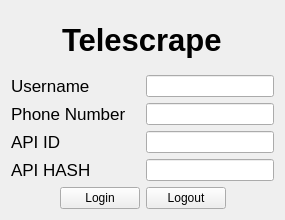
<?xml version="1.0" encoding="UTF-8"?>
<ui version="4.0">
 <class>CentralWidget</class>
 <widget class="QWidget" name="CentralWidget">
  <property name="geometry">
   <rect>
    <x>0</x>
    <y>0</y>
    <width>285</width>
    <height>220</height>
   </rect>
  </property>
  <property name="windowTitle">
   <string>Form</string>
  </property>
  <layout class="QVBoxLayout" name="verticalLayout_2">
   <item>
    <layout class="QVBoxLayout" name="verticalLayout_3">
     <item alignment="Qt::AlignHCenter">
      <widget class="QLabel" name="label_5">
       <property name="font">
        <font>
         <pointsize>23</pointsize>
         <bold>true</bold>
        </font>
       </property>
       <property name="text">
        <string>Telescrape</string>
       </property>
      </widget>
     </item>
    </layout>
   </item>
   <item>
    <layout class="QVBoxLayout" name="verticalLayout">
     <item>
      <layout class="QHBoxLayout" name="horizontalLayout">
       <item>
        <widget class="QLabel" name="label">
         <property name="sizePolicy">
          <sizepolicy hsizetype="Expanding" vsizetype="Preferred">
           <horstretch>0</horstretch>
           <verstretch>0</verstretch>
          </sizepolicy>
         </property>
         <property name="font">
          <font>
           <pointsize>13</pointsize>
          </font>
         </property>
         <property name="text">
          <string>Username</string>
         </property>
        </widget>
       </item>
       <item>
        <widget class="QLineEdit" name="line_edit_username"/>
       </item>
      </layout>
     </item>
     <item>
      <layout class="QHBoxLayout" name="horizontalLayout_2">
       <item>
        <widget class="QLabel" name="label_2">
         <property name="sizePolicy">
          <sizepolicy hsizetype="Expanding" vsizetype="Preferred">
           <horstretch>0</horstretch>
           <verstretch>0</verstretch>
          </sizepolicy>
         </property>
         <property name="font">
          <font>
           <pointsize>13</pointsize>
          </font>
         </property>
         <property name="text">
          <string>Phone Number</string>
         </property>
        </widget>
       </item>
       <item>
        <widget class="QLineEdit" name="line_edit_phone_number"/>
       </item>
      </layout>
     </item>
     <item>
      <layout class="QHBoxLayout" name="horizontalLayout_3">
       <item>
        <widget class="QLabel" name="label_3">
         <property name="sizePolicy">
          <sizepolicy hsizetype="Expanding" vsizetype="Preferred">
           <horstretch>0</horstretch>
           <verstretch>0</verstretch>
          </sizepolicy>
         </property>
         <property name="font">
          <font>
           <pointsize>13</pointsize>
          </font>
         </property>
         <property name="text">
          <string>API ID</string>
         </property>
        </widget>
       </item>
       <item>
        <widget class="QLineEdit" name="line_edit_api_id"/>
       </item>
      </layout>
     </item>
     <item>
      <layout class="QHBoxLayout" name="horizontalLayout_4">
       <item>
        <widget class="QLabel" name="label_4">
         <property name="sizePolicy">
          <sizepolicy hsizetype="Expanding" vsizetype="Preferred">
           <horstretch>0</horstretch>
           <verstretch>0</verstretch>
          </sizepolicy>
         </property>
         <property name="font">
          <font>
           <pointsize>13</pointsize>
          </font>
         </property>
         <property name="text">
          <string>API HASH</string>
         </property>
        </widget>
       </item>
       <item>
        <widget class="QLineEdit" name="line_edit_api_hash"/>
       </item>
      </layout>
     </item>
    </layout>
   </item>
   <item>
    <layout class="QHBoxLayout" name="horizontalLayout_5">
     <item>
      <spacer name="horizontalSpacer">
       <property name="orientation">
        <enum>Qt::Horizontal</enum>
       </property>
       <property name="sizeHint" stdset="0">
        <size>
         <width>40</width>
         <height>20</height>
        </size>
       </property>
      </spacer>
     </item>
     <item alignment="Qt::AlignHCenter">
      <widget class="LoginButton" name="login_button">
       <property name="sizePolicy">
        <sizepolicy hsizetype="Fixed" vsizetype="Fixed">
         <horstretch>0</horstretch>
         <verstretch>0</verstretch>
        </sizepolicy>
       </property>
       <property name="text">
        <string>Login</string>
       </property>
      </widget>
     </item>
     <item alignment="Qt::AlignHCenter">
      <widget class="LogoutButton" name="logout_button">
       <property name="sizePolicy">
        <sizepolicy hsizetype="Fixed" vsizetype="Fixed">
         <horstretch>0</horstretch>
         <verstretch>0</verstretch>
        </sizepolicy>
       </property>
       <property name="text">
        <string>Logout</string>
       </property>
      </widget>
     </item>
     <item>
      <spacer name="horizontalSpacer_2">
       <property name="orientation">
        <enum>Qt::Horizontal</enum>
       </property>
       <property name="sizeHint" stdset="0">
        <size>
         <width>40</width>
         <height>20</height>
        </size>
       </property>
      </spacer>
     </item>
    </layout>
   </item>
  </layout>
 </widget>
 <customwidgets>
  <customwidget>
   <class>LoginButton</class>
   <extends>QPushButton</extends>
   <header>src.gui.main_window.button_login</header>
  </customwidget>
  <customwidget>
   <class>LogoutButton</class>
   <extends>QPushButton</extends>
   <header>src.gui.main_window.button_logout</header>
  </customwidget>
 </customwidgets>
 <resources/>
 <connections/>
</ui>
